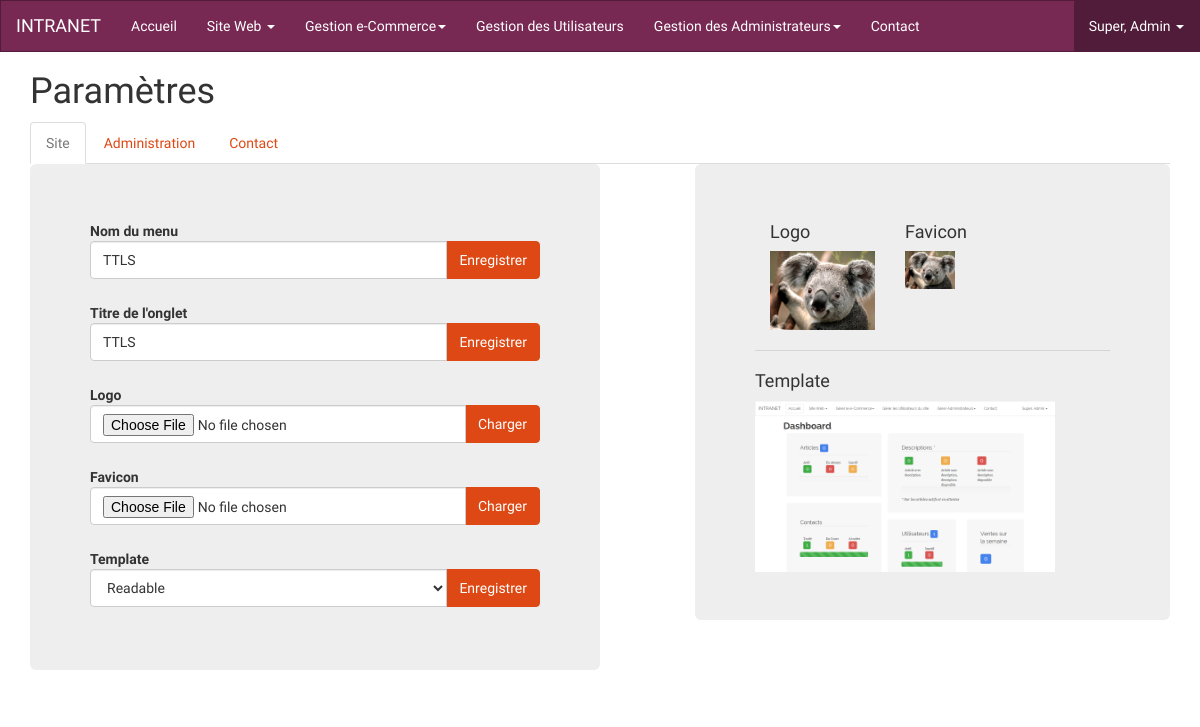
The page /admin/interface.php (signed in) on the database its author committed.
### tables this page shows
CREATE TABLE `config` (
  `id` int(11) NOT NULL AUTO_INCREMENT,
  `label` varchar(100) NOT NULL,
  `value` varchar(255) NOT NULL,
  `isActive` tinyint(4) NOT NULL DEFAULT '1',
  `dateCreate` datetime NOT NULL DEFAULT CURRENT_TIMESTAMP,
  `dateChange` datetime NOT NULL DEFAULT CURRENT_TIMESTAMP,
  PRIMARY KEY (`id`)
);

CREATE TABLE `config_css` (
  `id` int(11) NOT NULL AUTO_INCREMENT,
  `label` varchar(40) NOT NULL,
  `value` varchar(40) NOT NULL,
  `isActive` tinyint(4) NOT NULL DEFAULT '0',
  `dateCreate` datetime NOT NULL DEFAULT CURRENT_TIMESTAMP,
  `dateChange` datetime NOT NULL DEFAULT CURRENT_TIMESTAMP,
  PRIMARY KEY (`id`)
);

### functions/func.php (called while the page is built, shortened)
<?php
function paramConfig($label, $db){
    $sql = "SELECT value FROM config WHERE label = '".$label."' AND isActive = 1";
    $resultat = $db->query($sql);
    $resultat->execute();
    $req = $resultat->fetch(PDO::FETCH_ASSOC);
    return $req['value'];
}
function paramConfigCss($label, $db){
    $sql = "SELECT value FROM config_css WHERE label = '".$label."' AND isActive = 1";
    $resultat = $db->query($sql);
    $resultat->execute();
    $req = $resultat->fetch(PDO::FETCH_ASSOC);
    return $req['value'];
}
function paramConfigCssSelect($label, $db){
    $sql = "SELECT value FROM config_css WHERE label = '".$label."' GROUP BY value ORDER BY value ASC ";
    $resultat = $db->query($sql);
    $resultat->execute();
    $req = $resultat->fetchAll(PDO::FETCH_ASSOC);
    return $req;
}

### admin/interface.php (the view, shortened to what this page needs)
<?php $selectMenu = 5; ?>
<?php
include 'template/header.php';
include 'template/menu.php';
?>
<?php
    if(!isset($_GET['page']) || (isset($_GET['page']) && $_GET['page'] == 'site')){
        $classSite='active in';
        $classAdministration='';
        $classContact='';
    }elseif(!empty($_GET['page']) && $_GET['page'] == 'administration'){
        $classSite='';
        $classAdministration='active in';
        $classContact='';
    }elseif(!empty($_GET['page']) && $_GET['page'] == 'contact'){
        $classSite='';
        $classAdministration='';
        $classContact='active in';
    } ?>
<div class="container">
    <h1>Paramètres</h1>
<ul class="nav nav-tabs">
  <li class="<?=$classSite?>"><a href="#site" data-toggle="tab" aria-expanded="true">Site</a></li>
  <li class="<?=$classAdministration?>"><a href="#administration" data-toggle="tab" aria-expanded="false">Administration</a></li>
  <li class="<?=$classContact?>"><a href="#contact" data-toggle="tab" aria-expanded="false">Contact</a></li>
</ul>
<div id="myTabContent" class="tab-content">
    <div class="tab-pane fade <?=$classSite?>" id="site">
        <div class="jumbotron col-lg-6">
            <div class="form-group">
                <form class="form-horizontal" method="POST" action="model/updateInterface.php">
                    <label class="control-label">Nom du menu</label>
                    <div class="input-group">
                        <input type="text" class="form-control"
                               id="nameFo" name="nameFo"
                               value="<?= paramConfig('nameFo', $db)?>">
                        <span class="input-group-btn">
                            <button type="submit" class="btn btn-primary">Enregistrer</button>
                        </span>
                    </div>
                </form>
            </div>
            <div class="form-group">
                <form class="form-horizontal" method="POST" action="model/updateInterface.php">
                    <label class="control-label">Titre de l'onglet</label>
                    <div class="input-group">
                        <input type="text" class="form-control"
                               id="titleFo" name="titleFo"
                               value="<?= paramConfig('titleFo', $db)?>">
                        <span class="input-group-btn">
                            <button type="submit" class="btn btn-primary">Enregistrer</button>
                        </span>
                    </div>
                </form>
            </div>
            <div class="form-group">
                <form class="form-horizontal" method="POST" action="model/updateInterface.php"
                      enctype="multipart/form-data">
                    <label class="control-label">Logo</label>
                    <div class="input-group">
                        <input type="file" class="form-control"
                               id="imgFo" name="imgFo">
                        <span class="input-group-btn">
                            <button type="submit" class="btn btn-primary">Charger</button>
                        </span>
                    </div>
                </form>
            </div>
            <div class="form-group">
                <form class="form-horizontal" method="POST" action="model/updateInterface.php"
                      enctype="multipart/form-data">
                    <label class="control-label">Favicon</label>
                    <div class="input-group">
                        <input type="file" class="form-control"
                               id="imgFavFo" name="imgFavFo">
                        <span class="input-group-btn">
                            <button type="submit" class="btn btn-primary">Charger</button>
                        </span>
                    </div>
                </form>
            </div>
            <div class="form-group">
                <form class="form-horizontal" method="POST" action="model/updateCss.php">
                    <label class="control-label">Template</label>
                    <div class="input-group">
                        <select class="form-control" id="templateFo" name="templateFo"
                                onchange="displayImage(this, 'templateImgFo');">
                            <?php $table = paramConfigCssSelect('templateFo', $db);
                            foreach ($table as $value):
                                echo '<option value="'.$value['value'].'"';
                                if(paramConfigCss('templateFo', $db) == $value['value'])
                                    echo 'SELECTED';
                                echo '>'.$value['value'].'</option>';
                            endforeach; ?>
                        </select>
                        <span class="input-group-btn">
                            <button type="submit" class="btn btn-primary">Enregistrer</button>
                        </span>
                    </div>
                </form>
            </div>
        </div>
        <div class="jumbotron col-lg-offset-1 col-lg-5">
            <table>
                <tr>
                    <td class="col-lg-6">
                        <H4>Logo</H4>
                        <img
                            style="max-width:105px; max-height:105px;"
                            src='../img/imgFo/<?= paramConfig('imgFo', $db); ?>'/>
                    </td>
                    <td class="col-lg-6" style='vertical-align: top;'>
                        <H4>Favicon</H4>
                        <img
                            style="max-width:50px; max-height:50px;"
                            src='../img/imgFavFo/<?= paramConfig('imgFavFo', $db); ?>'/>
                    </td>
                </tr>
            </table>
            <hr/>
            <H4>Template</H4>
            <img id="templateImgFo"
                style="max-width:300px; max-height:300px;"
                src='../img/css/<?= paramConfigCss('templateFo', $db); ?>.png'/>
        </div>
    </div>
</div>
<?php include 'template/footer.php'; ?>

### admin/template/menu.php (shortened to what this page needs)
<div class="navbar navbar-inverse" style='border-radius:0px;'>
        <div class="navbar-header">
            <a class="navbar-brand" href="">
                <?= paramConfig('nameBo', $db)?>
            </a>
        </div>
        <div class="navbar-collapse collapse navbar-inverse-collapse">
            <ul class="nav navbar-nav">
                <li <?php if($selectMenu == 0) echo 'class="active"'; ?>><a href="./home.php">Accueil</a></li>
                <li class="dropdown <?php if($selectMenu == 1) echo 'active'; ?>">
                    <a href="#" class="dropdown-toggle" data-toggle="dropdown">Site Web <b class="caret"></b></a>
                </li>
                <li class="dropdown <?php if($selectMenu == 2) echo 'active'; ?>">
                    <a href="#" class="dropdown-toggle" data-toggle="dropdown">Gestion e-Commerce<b class="caret"></b></a>
                </li>
                <li class="dropdown <?php if($selectMenu == 3) echo 'active'; ?>">
                    <a href="listUser.php">Gestion des Utilisateurs</a>
                </li>
                <?php if($_SESSION['user_role']>0) : ?>
                    <li class="dropdown
                        <?php  if($selectMenu == 4) echo 'active'; ?>">
                        <a href="#" class="dropdown-toggle" data-toggle="dropdown">Gestion des Administrateurs<b class="caret"></b></a>
                    </li>
                <?php endif; ?>
                <li class="dropdown <?php if($selectMenu == 6) echo 'active'; ?>">
                    <a href="listContact.php">Contact</a>
                </li>
            </ul>
            <ul class="nav navbar-nav navbar-right">
                <li class="dropdown
                        <?php  if($selectMenu == 5) echo 'active'; ?>">
                    <a href="#" class="dropdown-toggle" data-toggle="dropdown"><?php echo $_SESSION['user_firstName'].', '.$_SESSION['user_name']; ?> <b class="caret"></b></a>
                </li>
            </ul>
        </div>
</div>

### css/main.css (style rules this page uses)
.navbar, navbar-default { margin: 0; }

### rows shown on the page
config: value "INTRANET"
config: nameFo "TTLS"
config: titleFo "TTLS"
config_css: templateFo "Readable", value (picture)
config: value (picture)
config: value (picture)

### other values the page prints
$_SESSION['user_firstName'] "Super"
$_SESSION['user_name'] "Admin"
